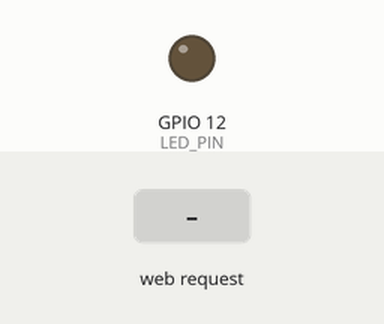
Simulated run of this program. Board: ESP32. Shown: output pins drawn as LEDs (lit = HIGH). The test bench sets the inputs (shaded band). WiFi joins after 1.5 s; servers stay silent unless stated; USB keyboard and mouse output is not drawn; not simulated (calls return 0 or success): secrets.h; what the program prints to the serial monitor is not drawn.

Above: at 2.7 s.
2.8 s: HTTP request GET /led/toggle received
At 3.4 s:
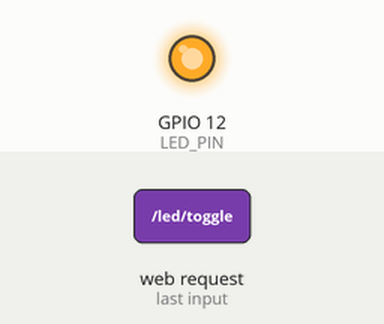
4.3 s: HTTP request GET /ctrlaltdel received
5.8 s: HTTP request GET /sleep received
Timing chart, 0 to 8.8 s (numbered marks = the images above; inputs shaded):
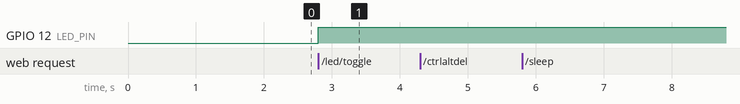

Measured:
- after the input at 2.8 s, GPIO 12 (LED_PIN): LOW → HIGH at once
- after the input at 4.3 s, every drawn part: stays the same
- after the input at 5.8 s, every drawn part: stays the same

The program:

main.cpp
```cpp
#include <Arduino.h>
#include <WiFi.h>
#include <WebServer.h>
#include <BleKeyboard.h>
#include "secrets.h"

// ===== BLE Keyboard =====
BleKeyboard bleKeyboard("TopoConKeyboard", "Topo Consulting LLC", 100);

// ===== Web Server =====
WebServer server(80);

// ===== LED Config =====
const int LED_PIN = 12; // Onboard LED for most ESP32 dev boards
bool ledState = false;

// ===== WiFi Config =====
unsigned long lastWiFiCheck = 0;
unsigned long wifiFailTime = 0;
bool wifiConnected = false;
bool ledFlashing = false;

// ====== BLE Functions ======
void sendCtrlAltDel()
{
  if (bleKeyboard.isConnected())
  {
    Serial.println("Sending Ctrl+Alt+Del...");
    bleKeyboard.press(KEY_LEFT_CTRL);
    bleKeyboard.press(KEY_LEFT_ALT);
    bleKeyboard.press(KEY_DELETE);
    delay(100);
    bleKeyboard.releaseAll();
  }
  else
  {
    Serial.println("BLE not connected.");
  }
}

void sendSleepCombo()
{
  if (bleKeyboard.isConnected())
  {
    Serial.println("Sending Win+X -> U -> S (Sleep)...");
    bleKeyboard.press(KEY_LEFT_GUI);
    bleKeyboard.press('x');
    bleKeyboard.releaseAll();
    delay(500);
    bleKeyboard.press('u');
    bleKeyboard.releaseAll();
    delay(500);
    bleKeyboard.press('s');
    bleKeyboard.releaseAll();
  }
  else
  {
    Serial.println("BLE not connected.");
  }
}

// ====== WiFi Monitoring ======
void checkWiFiConnection()
{
  unsigned long now = millis();

  if (WiFi.status() == WL_CONNECTED)
  {
    if (!wifiConnected)
    {
      wifiConnected = true;
      ledFlashing = false;
      digitalWrite(LED_PIN, LOW);
      Serial.println("\nWiFi reconnected!");
    }
    wifiFailTime = 0; // Reset fail timer
    lastWiFiCheck = now;
  }
  else
  {
    if (wifiConnected)
    {
      wifiConnected = false;
      wifiFailTime = now;
      Serial.println("\nWiFi disconnected!");
    }

    // If disconnected for more than 60 seconds, start flashing
    if (now - wifiFailTime > 60000)
    {
      ledFlashing = true;
    }
  }

  // Handle LED flashing (5 sec on, 5 sec off)
  if (ledFlashing)
  {
    unsigned long flashCycle = (now / 5000) % 2; // Alternates every 5 seconds
    digitalWrite(LED_PIN, flashCycle ? HIGH : LOW);
  }
}

// ====== HTTP Handlers ======
void handleRoot()
{
  String help = "ESP32 BLE Keyboard Remote\n\n";
  help += "Available endpoints:\n";
  help += "  GET /ctrlaltdel       - Send Ctrl+Alt+Del\n";
  help += "  GET /sleep            - Send Win+X, U, S (Sleep)\n";
  help += "  GET /led/toggle       - Toggle LED connected to pin " + String(LED_PIN) + "\n";
  help += "  GET /type?msg=TEXT    - Type text via BLE keyboard\n";
  help += "  GET /                 - Show this help\n";
  server.send(200, "text/plain", help);
}

void handleCtrlAlt()
{
  sendCtrlAltDel();
  server.send(200, "text/plain", "Sent Ctrl+Alt+Del");
}

void handleSleep()
{
  sendSleepCombo();
  server.send(200, "text/plain", "Sent Sleep Combo");
}

void handleLedToggle()
{
  ledState = !ledState;
  digitalWrite(LED_PIN, ledState ? HIGH : LOW);
  String msg = String("LED is now ") + (ledState ? "ON" : "OFF");
  Serial.println(msg);
  server.send(200, "text/plain", msg);
}

void handleType()
{
  if (!bleKeyboard.isConnected())
  {
    server.send(400, "text/plain", "BLE keyboard not connected");
    return;
  }

  if (!server.hasArg("msg"))
  {
    server.send(400, "text/plain", "Missing 'msg' parameter");
    return;
  }

  String msg = server.arg("msg");
  Serial.println("Typing: " + msg);

  // Send message in 4 - character chunks
  const int MAX_CHUNK = 4;
  for (int i = 0; i < msg.length(); i += MAX_CHUNK)
  {
    String chunk = msg.substring(i, i + MAX_CHUNK);
    bleKeyboard.print(chunk);
    delay(100); // small delay between chunks
  }
  bleKeyboard.releaseAll();

  server.send(200, "text/plain", "Typed message: " + msg);
}

// ====== Setup ======
void setup()
{
  Serial.begin(115200);
  pinMode(LED_PIN, OUTPUT);
  digitalWrite(LED_PIN, LOW);

  // Start BLE keyboard
  Serial.println("Starting BLE Keyboard...");
  bleKeyboard.begin();

  // Connect to WiFi
  Serial.println("Connecting to WiFi...");
  WiFi.begin(WIFI_SSID, WIFI_PASSWORD);

  int attempts = 0;
  while (WiFi.status() != WL_CONNECTED && attempts < 120) // 120 * 500ms = 60 seconds
  {
    delay(500);
    Serial.print(".");
    attempts++;
  }

  if (WiFi.status() == WL_CONNECTED)
  {
    wifiConnected = true;
    Serial.println("\nWiFi connected!");
    Serial.println(WiFi.localIP());
  }
  else
  {
    Serial.println("\nWiFi connection timeout. Will retry in background.");
    wifiFailTime = millis();
    WiFi.reconnect(); // Enable WiFi reconnection in background
  }

  // Register HTTP routes
  server.on("/", handleRoot);
  server.on("/ctrlaltdel", handleCtrlAlt);
  server.on("/sleep", handleSleep);
  server.on("/led/toggle", handleLedToggle);
  server.on("/type", handleType);

  // Start HTTP server
  server.begin();
  Serial.println("HTTP server started.");
}

// ====== Loop ======
void loop()
{
  checkWiFiConnection();
  server.handleClient();
}
```
